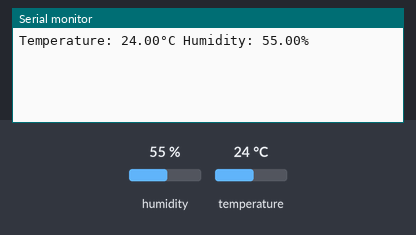
A sketch run on a simulated ESP8266 (Wemos D1 mini). On the bench: the last lines printed to the serial monitor. Inputs (shaded band) come from the test bench; at power-on: humidity 55 %, temperature 24 °C.

Above: at 3.1 s.
3.2 s: humidity set to 22 %
At 4.5 s:
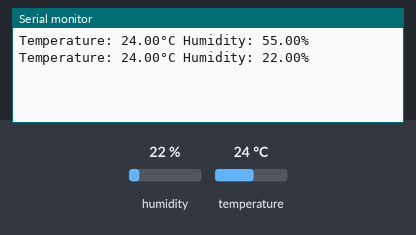
4.7 s: temperature set to 12 °C
6.2 s: humidity set to 40 %
At 6.2 s:
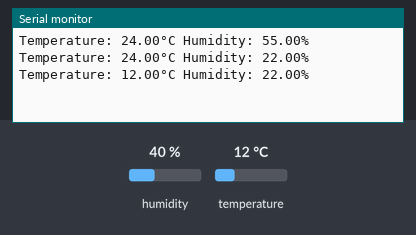
Timing chart, 0 to 9.2 s (numbered marks = the images above; inputs shaded):
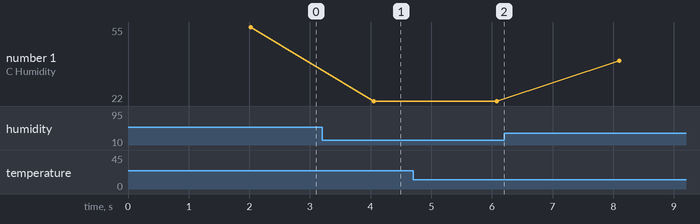

The sketch:

Edgent_ESP8266_DHT11_ver2.ino
```cpp
//Fill-in information from your Blynk Template here
#define BLYNK_TEMPLATE_ID "TMPLvB8cU-ih"
#define BLYNK_DEVICE_NAME "ESMART DHT1 V1"

#define BLYNK_FIRMWARE_VERSION        "0.1.0"
#define BLYNK_PRINT Serial
//#define BLYNK_DEBUG

#define APP_DEBUG
#define USE_NODE_MCU_BOARD
#include "BlynkEdgent.h"
#include "DHT.h"
#define DHTPIN 5
#define DHTTYPE DHT11
DHT dht(DHTPIN, DHTTYPE);
unsigned long times=millis();

WidgetLED led(V0);
BlynkTimer timer;

// V0 LED Widget is blinking
void blinkLedWidget(){
  if (led.getValue()) {
    led.off();
  } else {
    led.on();
  }
}

void setup(){
  Serial.begin(115200);
  delay(100);
  BlynkEdgent.begin();
  dht.begin();
  timer.setInterval(1000L, blinkLedWidget);
}

void loop() {
  BlynkEdgent.run();
  timer.run();
  if(millis()-times>2000){
    // Reading temperature or humidity
    float t = dht.readTemperature();
    float h = dht.readHumidity();
    if (isnan(h) || isnan(t)) {
      Serial.println(F("Failed to read from DHT sensor!"));
      return;
    }
    Blynk.virtualWrite(V1,t);
    Blynk.virtualWrite(V2,h);
    Serial.print(F("Temperature: "));
    Serial.print(t);
    Serial.print(F("°C "));
    Serial.print(F("Humidity: "));
    Serial.print(h);
    Serial.println(F("%"));
    times = millis();
  }
}
```

Measured:
- after the input at 3.2 s, the serial monitor: prints a new line after 0.85 s (image 1)
- plotted number 1: 55 → 22 after the input at 3.2 s, 22 → 40 after the input at 6.2 s
